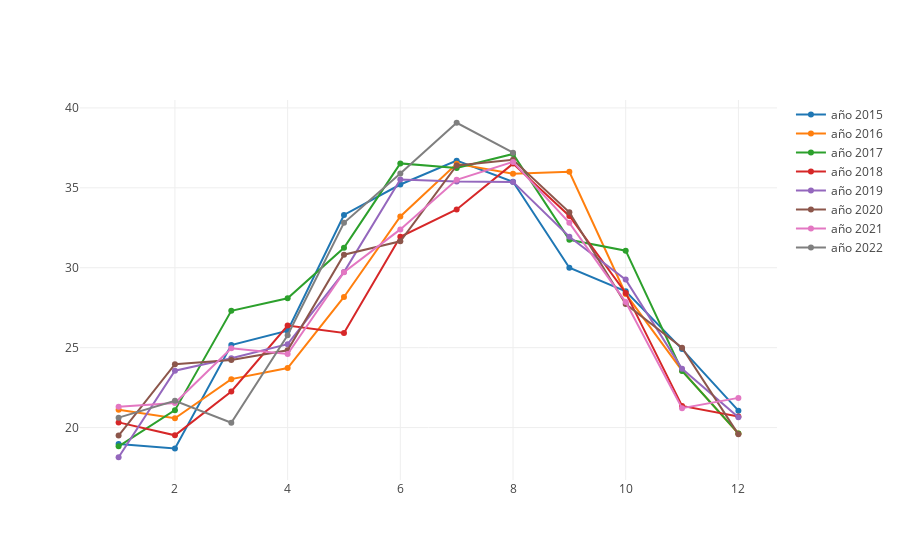

Source (notebook cell):
### Code cell
val year2015 = Scatter(
  months,
  data2015,
  name = "año 2015"
)

val year2016 = Scatter(
  months,
  data2016,
  name = "año 2016"
)

val year2017 = Scatter(
  months,
  data2017,
  name = "año 2017"
)

val year2018 = Scatter(
  months,
  data2018,
  name = "año 2018"
)

val year2019 = Scatter(
  months,
  data2019,
  name = "año 2019"
)

val year2020 = Scatter(
  months,
  data2020,
  name = "año 2020"
)

val year2021 = Scatter(
  months,
  data2021,
  name = "año 2021"
)

val year2022 = Scatter(
  months,
  data2022,
  name = "año 2022"
)



val dataToPlot = Seq(year2015, year2016, year2017, year2018, year2019, year2020, year2021, year2022)

plot(dataToPlot)

### Figure 1 — Plotly figure (JSON) as saved in the notebook; plotly's stock layout.template omitted (floating-point values rounded to 4 significant figures)
{"data": [{"name": "año 2015", "type": "scatter", "x": [1, 2, 3, 4, 5, 6, 7, 8, 9, 10, 11, 12], "y": [18.97, 18.7, 25.16, 26.06, 33.3, 35.21, 36.7, 35.38, 30, 28.53, 24.91, 21.06]}, {"name": "año 2016", "type": "scatter", "x": [1, 2, 3, 4, 5, 6, 7, 8, 9, 10, 11, 12], "y": [21.11, 20.58, 23.03, 23.72, 28.17, 33.21, 36.5, 35.88, 36, 28.36, 23.57, 19.63]}, {"name": "año 2017", "type": "scatter", "x": [1, 2, 3, 4, 5, 6, 7, 8, 9, 10, 11, 12], "y": [18.82, 21.09, 27.3, 28.09, 31.25, 36.53, 36.24, 37.12, 31.75, 31.07, 23.54, 19.64]}, {"name": "año 2018", "type": "scatter", "x": [1, 2, 3, 4, 5, 6, 7, 8, 9, 10, 11, 12], "y": [20.32, 19.52, 22.26, 26.38, 25.91, 31.94, 33.65, 36.51, 33.24, 28.42, 21.35, 20.7]}, {"name": "año 2019", "type": "scatter", "x": [1, 2, 3, 4, 5, 6, 7, 8, 9, 10, 11, 12], "y": [18.14, 23.56, 24.34, 25.22, 29.73, 35.51, 35.39, 35.37, 31.94, 29.26, 23.68, 20.65]}, {"name": "año 2020", "type": "scatter", "x": [1, 2, 3, 4, 5, 6, 7, 8, 9, 10, 11, 12], "y": [19.5, 23.96, 24.22, 24.83, 30.82, 31.65, 36.4, 36.75, 33.47, 27.73, 25, 19.58]}, {"name": "año 2021", "type": "scatter", "x": [1, 2, 3, 4, 5, 6, 7, 8, 9, 10, 11, 12], "y": [21.31, 21.54, 24.96, 24.6, 29.72, 32.4, 35.5, 36.62, 32.81, 27.85, 21.21, 21.86]}, {"name": "año 2022", "type": "scatter", "x": [1, 2, 3, 4, 5, 6, 7, 8, 9, 10, 11, 12], "y": [20.62, 21.68, 20.3, 25.77, 32.81, 35.9, 39.07, 37.2]}], "layout": {}}
